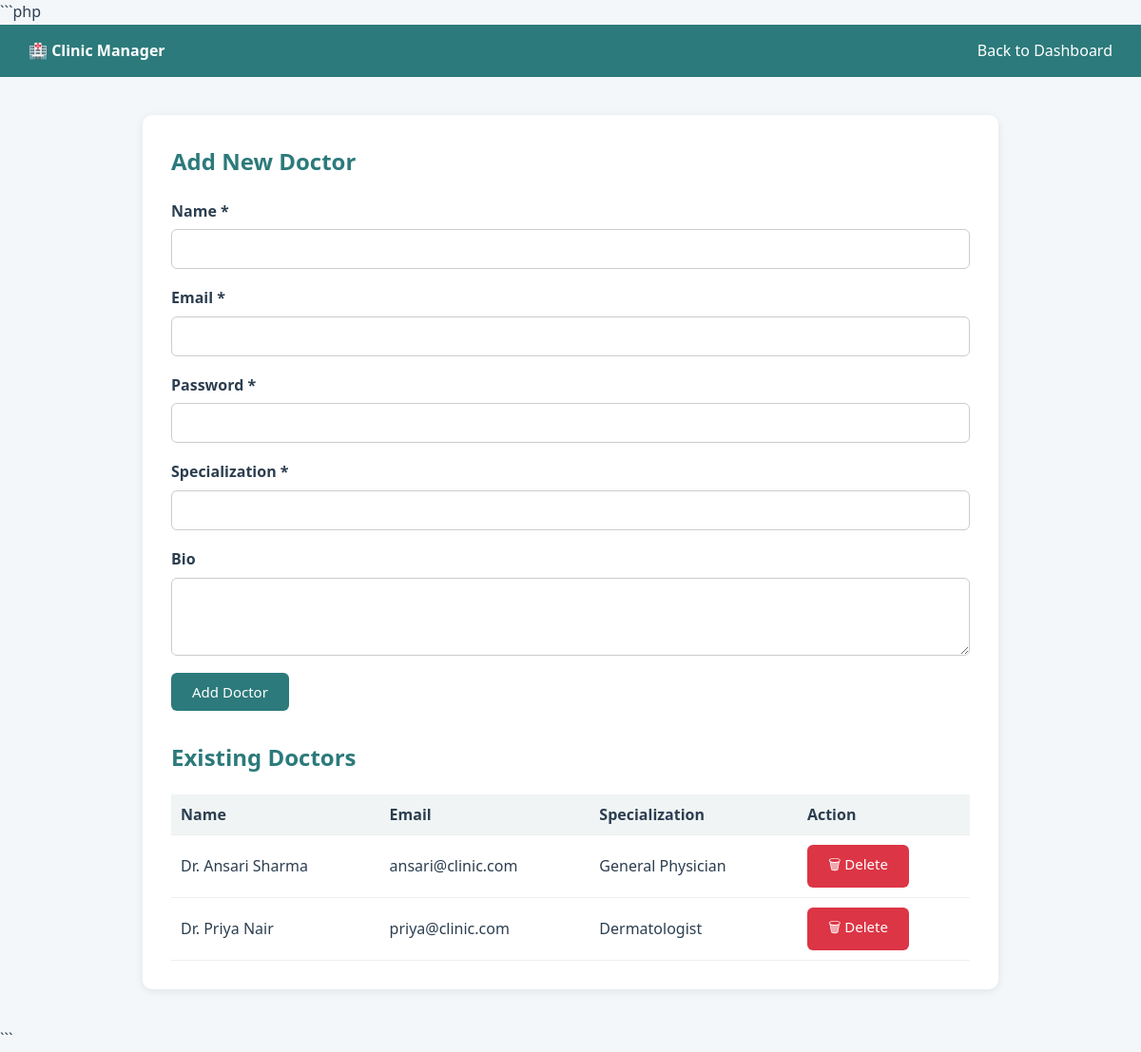
/admin/manage_doctors.php (signed in), run on the app's committed database.
### tables this page shows
CREATE TABLE doctors (
    id INT AUTO_INCREMENT PRIMARY KEY,
    user_id INT NOT NULL,
    specialization VARCHAR(100) NOT NULL,
    bio TEXT,
    FOREIGN KEY (user_id) REFERENCES users(id) ON DELETE CASCADE
);

CREATE TABLE users (
    id INT AUTO_INCREMENT PRIMARY KEY,
    name VARCHAR(100) NOT NULL,
    email VARCHAR(100) NOT NULL UNIQUE,
    password_hash VARCHAR(255) NOT NULL,
    phone VARCHAR(15),
    role ENUM('patient', 'doctor', 'admin') NOT NULL,
    created_at TIMESTAMP DEFAULT CURRENT_TIMESTAMP
);

### admin/manage_doctors.php (the view, shortened to what this page needs)
<?php
require_once '../includes/config.php';
$doctors = $conn->query(
    "SELECT d.id, u.name, u.email, d.specialization
     FROM doctors d
     JOIN users u ON d.user_id = u.id"
);
?>
<!DOCTYPE html>
<html lang="en">
<head>
<link rel="stylesheet" href="../css/style.css">
</head>
<body>
<div class="navbar">
    <strong>🏥 Clinic Manager</strong>
    <div>
        <a href="dashboard.php">Back to Dashboard</a>
    </div>
</div>
<div class="container">
    <h2>Add New Doctor</h2>
    <form method="POST">
        <div class="form-group">
            <label>Name *</label>
            <input type="text" name="name" required>
        </div>
        <div class="form-group">
            <label>Email *</label>
            <input type="email" name="email" required>
        </div>
        <div class="form-group">
            <label>Password *</label>
            <input type="password" name="password" required>
        </div>
        <div class="form-group">
            <label>Specialization *</label>
            <input type="text" name="specialization" required>
        </div>
        <div class="form-group">
            <label>Bio</label>
            <textarea name="bio" rows="3"></textarea>
        </div>
        <button type="submit">Add Doctor</button>
    </form>
    <h2 style="margin-top:30px;">Existing Doctors</h2>
    <table>
        <tr>
            <th>Name</th>
            <th>Email</th>
            <th>Specialization</th>
            <th>Action</th>
        </tr>
        <?php while ($d = $doctors->fetch_assoc()): ?>
        <tr>
            <td><?= htmlspecialchars($d['name']) ?></td>
            <td><?= htmlspecialchars($d['email']) ?></td>
            <td><?= htmlspecialchars($d['specialization']) ?></td>
            <td>
                <form method="POST"
                      onsubmit="return confirm('Are you sure you want to delete this doctor?');">
                    <button type="submit"
                            name="delete_doctor"
                            style="background:#dc3545;">
                        🗑 Delete
                    </button>
                </form>
            </td>
        </tr>
        <?php endwhile; ?>
    </table>
</div>
</body>
</html>

### css/style.css (style rules this page uses)
* { box-sizing: border-box; margin: 0; padding: 0; font-family: 'Segoe UI', Arial, sans-serif; }
body { background: #f4f7fa; color: #2c3e50; line-height: 1.6; }
.navbar { background: #2c7a7b; color: #fff; padding: 15px 30px; display: flex; justify-content: space-between; align-items: center; }
.navbar a { color: #fff; text-decoration: none; margin-left: 20px; font-weight: 500; }
.container { max-width: 900px; margin: 40px auto; background: #fff; padding: 30px; border-radius: 10px; box-shadow: 0 2px 10px rgba(0,0,0,0.08); }
h2 { margin-bottom: 20px; color: #2c7a7b; }
.form-group { margin-bottom: 18px; }
label { display: block; margin-bottom: 6px; font-weight: 600; }
input, select, textarea { width: 100%; padding: 10px; border: 1px solid #ccc; border-radius: 6px; font-size: 15px; }
button, .btn { background: #2c7a7b; color: #fff; border: none; padding: 10px 22px; border-radius: 6px; cursor: pointer; font-size: 15px; text-decoration: none; display: inline-block; }
table { width: 100%; border-collapse: collapse; margin-top: 15px; }
th, td { padding: 10px; border-bottom: 1px solid #eee; text-align: left; }
th { background: #f0f4f4; }

### data on the page
doctors: user.name "Dr. Ansari Sharma", user.email "ansari@clinic.com", specialization "General Physician"
doctors: user.name "Dr. Priya Nair", user.email "priya@clinic.com", specialization "Dermatologist"
